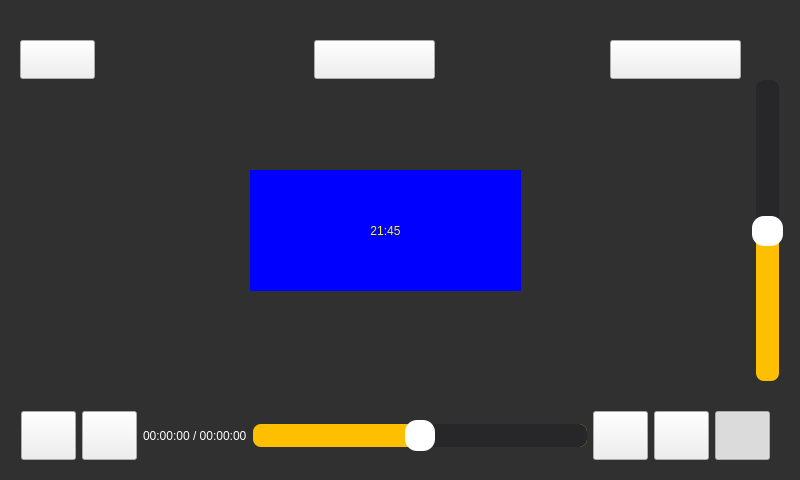
<?xml version="1.0" encoding="UTF-8"?>
<ui version="4.0">
 <class>LmsDemo</class>
 <widget class="QWidget" name="LmsDemo">
  <property name="geometry">
   <rect>
    <x>0</x>
    <y>0</y>
    <width>800</width>
    <height>480</height>
   </rect>
  </property>
  <property name="windowTitle">
   <string>LmsDemo</string>
  </property>
  <widget class="QFrame" name="frameMask">
   <property name="geometry">
    <rect>
     <x>0</x>
     <y>0</y>
     <width>800</width>
     <height>480</height>
    </rect>
   </property>
   <property name="styleSheet">
    <string notr="true">QFrame#frameMask {
	background-color: blue;
}</string>
   </property>
   <property name="frameShape">
    <enum>QFrame::NoFrame</enum>
   </property>
   <property name="frameShadow">
    <enum>QFrame::Raised</enum>
   </property>
   <widget class="QFrame" name="frameBack">
    <property name="geometry">
     <rect>
      <x>0</x>
      <y>0</y>
      <width>800</width>
      <height>480</height>
     </rect>
    </property>
    <property name="styleSheet">
     <string notr="true">QFrame#frameBack {
	background-color: rgb(48, 48, 48);
}</string>
    </property>
    <property name="frameShape">
     <enum>QFrame::NoFrame</enum>
    </property>
    <property name="frameShadow">
     <enum>QFrame::Raised</enum>
    </property>
    <widget class="QToolButton" name="toolPrevPage">
     <property name="geometry">
      <rect>
       <x>20</x>
       <y>40</y>
       <width>75</width>
       <height>39</height>
      </rect>
     </property>
     <property name="styleSheet">
      <string notr="true">QAbstractButton {
	border-image: url(:/art/geriyazi.png);
}
QAbstractButton::pressed {
	border-image: url(:/art/geriyazihover.png);
}</string>
     </property>
     <property name="text">
      <string/>
     </property>
    </widget>
    <widget class="QToolButton" name="toolMoviePage">
     <property name="geometry">
      <rect>
       <x>314</x>
       <y>40</y>
       <width>121</width>
       <height>39</height>
      </rect>
     </property>
     <property name="styleSheet">
      <string notr="true">QAbstractButton {
	
	border-image: url(:/art/filmmenuyazi.png);
}
QAbstractButton::checked {
	
	border-image: url(:/art/filmmenuyazihover.png);
}</string>
     </property>
     <property name="text">
      <string/>
     </property>
     <property name="checkable">
      <bool>true</bool>
     </property>
    </widget>
    <widget class="QToolButton" name="toolMainPage">
     <property name="geometry">
      <rect>
       <x>610</x>
       <y>40</y>
       <width>131</width>
       <height>39</height>
      </rect>
     </property>
     <property name="styleSheet">
      <string notr="true">QAbstractButton {
	border-image: url(:/art/anamenuyazi.png);
}
QAbstractButton::pressed {
	
	border-image: url(:/art/anamenuyazihover.png);
}</string>
     </property>
     <property name="text">
      <string/>
     </property>
    </widget>
    <widget class="QSlider" name="sliderVolume">
     <property name="geometry">
      <rect>
       <x>752</x>
       <y>80</y>
       <width>31</width>
       <height>301</height>
      </rect>
     </property>
     <property name="styleSheet">
      <string notr="true">QSlider::groove:vertical {
     background-color: rgb(39, 39, 41);
     position: absolute; /* absolutely position 4px from the left and right of the widget. setting margins on the widget should work too... */
     left: 4px; right: 4px;
	border-radius: 8px;
 }

 QSlider::handle:vertical {
     height: 30px;
     width: 26px;
     background: white;
     margin: 0 -4px; /* expand outside the groove */
 	 border-radius: 12px;
 }

 QSlider::add-page:vertical {
	background-color: rgb(254, 191, 1);
 	border-radius: 8px;
 }

 QSlider::sub-page:vertical {
     /*border-image: url(:/art/volumebgall.png);*/
 }</string>
     </property>
     <property name="maximum">
      <number>100</number>
     </property>
     <property name="singleStep">
      <number>10</number>
     </property>
     <property name="value">
      <number>50</number>
     </property>
     <property name="orientation">
      <enum>Qt::Vertical</enum>
     </property>
    </widget>
    <widget class="QFrame" name="frame">
     <property name="geometry">
      <rect>
       <x>10</x>
       <y>400</y>
       <width>771</width>
       <height>71</height>
      </rect>
     </property>
     <property name="styleSheet">
      <string notr="true">.QFrame {
	border-image: url(:/art/playerbg.png);
}</string>
     </property>
     <property name="frameShape">
      <enum>QFrame::NoFrame</enum>
     </property>
     <property name="frameShadow">
      <enum>QFrame::Plain</enum>
     </property>
     <layout class="QHBoxLayout" name="horizontalLayout">
      <item>
       <widget class="QToolButton" name="toolPlay">
        <property name="sizePolicy">
         <sizepolicy hsizetype="Fixed" vsizetype="Expanding">
          <horstretch>0</horstretch>
          <verstretch>0</verstretch>
         </sizepolicy>
        </property>
        <property name="minimumSize">
         <size>
          <width>55</width>
          <height>0</height>
         </size>
        </property>
        <property name="styleSheet">
         <string notr="true">QAbstractButton {
	border-image: url(:/art/playbutton.png);
}
QAbstractButton::pressed {
	border-image: url(:/art/playbuttonhover.png);
}</string>
        </property>
        <property name="text">
         <string/>
        </property>
       </widget>
      </item>
      <item>
       <widget class="QToolButton" name="toolStop">
        <property name="sizePolicy">
         <sizepolicy hsizetype="Fixed" vsizetype="Expanding">
          <horstretch>0</horstretch>
          <verstretch>0</verstretch>
         </sizepolicy>
        </property>
        <property name="minimumSize">
         <size>
          <width>55</width>
          <height>0</height>
         </size>
        </property>
        <property name="styleSheet">
         <string notr="true">QAbstractButton {
	border-image: url(:/art/stopbutton.png);
}
QAbstractButton::pressed {
	border-image: url(:/art/stopbuttonhover.png);
}</string>
        </property>
        <property name="text">
         <string/>
        </property>
       </widget>
      </item>
      <item>
       <widget class="QLabel" name="labelDuration">
        <property name="styleSheet">
         <string notr="true">color: rgb(255, 255, 255);</string>
        </property>
        <property name="text">
         <string>00:00:00 / 00:00:00</string>
        </property>
       </widget>
      </item>
      <item>
       <widget class="QSlider" name="sliderPosition">
        <property name="sizePolicy">
         <sizepolicy hsizetype="Expanding" vsizetype="Expanding">
          <horstretch>0</horstretch>
          <verstretch>0</verstretch>
         </sizepolicy>
        </property>
        <property name="maximumSize">
         <size>
          <width>16777215</width>
          <height>31</height>
         </size>
        </property>
        <property name="styleSheet">
         <string notr="true">QSlider::groove:horizontal {
	background-color: rgb(254, 191, 1);
     position: absolute; /* absolutely position 4px from the left and right of the widget. setting margins on the widget should work too... */
     top: 4px; bottom: 4px;
	border-radius: 8px;
 }

 QSlider::handle:horizontal {
     width: 30px;
     height: 30px;
     background: white;
     margin: -4px 0px; /* expand outside the groove */
 	 border-radius: 12px;
 }

 QSlider::add-page:horizontal {
     background-color: rgb(39, 39, 41);
 	border-radius: 8px;
 }

 QSlider::sub-page:horizontal {
     /*border-image: url(:/art/volumebgall.png);*/
 }</string>
        </property>
        <property name="maximum">
         <number>100</number>
        </property>
        <property name="value">
         <number>50</number>
        </property>
        <property name="tracking">
         <bool>true</bool>
        </property>
        <property name="orientation">
         <enum>Qt::Horizontal</enum>
        </property>
       </widget>
      </item>
      <item>
       <widget class="QToolButton" name="toolBackward">
        <property name="sizePolicy">
         <sizepolicy hsizetype="Fixed" vsizetype="Expanding">
          <horstretch>0</horstretch>
          <verstretch>0</verstretch>
         </sizepolicy>
        </property>
        <property name="minimumSize">
         <size>
          <width>55</width>
          <height>0</height>
         </size>
        </property>
        <property name="styleSheet">
         <string notr="true">QAbstractButton {
	border-image: url(:/art/backwardbutton.png);
}
QAbstractButton::pressed {
	border-image: url(:/art/backwardbuttonhover.png);
}</string>
        </property>
        <property name="text">
         <string/>
        </property>
       </widget>
      </item>
      <item>
       <widget class="QToolButton" name="toolForward">
        <property name="sizePolicy">
         <sizepolicy hsizetype="Fixed" vsizetype="Expanding">
          <horstretch>0</horstretch>
          <verstretch>0</verstretch>
         </sizepolicy>
        </property>
        <property name="minimumSize">
         <size>
          <width>55</width>
          <height>0</height>
         </size>
        </property>
        <property name="styleSheet">
         <string notr="true">QAbstractButton {
	border-image: url(:/art/forwardbutton.png);
}
QAbstractButton::pressed {
	border-image: url(:/art/forwardbuttonhover.png);
}</string>
        </property>
        <property name="text">
         <string/>
        </property>
       </widget>
      </item>
      <item>
       <widget class="QToolButton" name="toolMute">
        <property name="sizePolicy">
         <sizepolicy hsizetype="Fixed" vsizetype="Expanding">
          <horstretch>0</horstretch>
          <verstretch>0</verstretch>
         </sizepolicy>
        </property>
        <property name="minimumSize">
         <size>
          <width>55</width>
          <height>0</height>
         </size>
        </property>
        <property name="styleSheet">
         <string notr="true">QAbstractButton {
	border-image: url(:/art/mutebutton.png);
}
QAbstractButton::checked {
	border-image: url(:/art/volumebutton.png);
}</string>
        </property>
        <property name="text">
         <string/>
        </property>
        <property name="checkable">
         <bool>true</bool>
        </property>
        <property name="checked">
         <bool>true</bool>
        </property>
       </widget>
      </item>
     </layout>
    </widget>
    <widget class="QFrame" name="frameVideo">
     <property name="geometry">
      <rect>
       <x>10</x>
       <y>90</y>
       <width>731</width>
       <height>301</height>
      </rect>
     </property>
     <property name="frameShape">
      <enum>QFrame::NoFrame</enum>
     </property>
     <property name="frameShadow">
      <enum>QFrame::Raised</enum>
     </property>
     <layout class="QVBoxLayout" name="verticalLayout">
      <property name="margin">
       <number>0</number>
      </property>
      <item>
       <widget class="QStackedWidget" name="stackedWidget">
        <property name="styleSheet">
         <string notr="true">/*QWidget#stackedWidget {*/
	background-color: rgba(48, 48, 48, 0);
/*}*/</string>
        </property>
        <property name="currentIndex">
         <number>0</number>
        </property>
        <widget class="QWidget" name="page">
         <widget class="QLabel" name="labelVirtPos">
          <property name="geometry">
           <rect>
            <x>240</x>
            <y>80</y>
            <width>271</width>
            <height>121</height>
           </rect>
          </property>
          <property name="styleSheet">
           <string notr="true">background-color: blue;
color: yellow;
font: 62pt &quot;Sans Serif&quot;;</string>
          </property>
          <property name="text">
           <string>21:45</string>
          </property>
          <property name="alignment">
           <set>Qt::AlignCenter</set>
          </property>
         </widget>
        </widget>
        <widget class="QWidget" name="page_2">
         <layout class="QVBoxLayout" name="verticalLayout_2">
          <item>
           <widget class="QGraphicsView" name="graphicsView">
            <property name="styleSheet">
             <string notr="true">background: white;</string>
            </property>
           </widget>
          </item>
         </layout>
        </widget>
       </widget>
      </item>
     </layout>
    </widget>
   </widget>
  </widget>
 </widget>
 <layoutdefault spacing="6" margin="11"/>
 <resources/>
 <connections/>
</ui>
